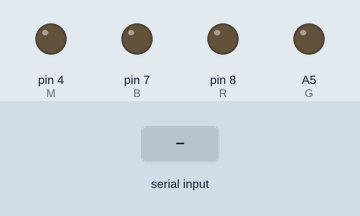
Simulated run of this sketch. Board: Arduino Uno, built with avr-gcc and run on an emulated ATmega328P. On the bench: output pins drawn as LEDs (lit = HIGH). Inputs (shaded band) come from the test bench.

Above: at 1.2 s.
1.3 s: "1" received over Serial
At 1.7 s:
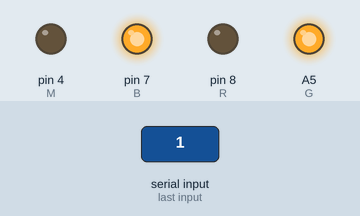
2.8 s: "0" received over Serial
At 4.0 s:
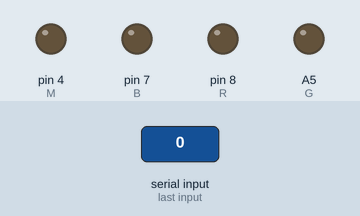
Timing chart, 0 to 5.8 s (numbered marks = the images above; inputs shaded):
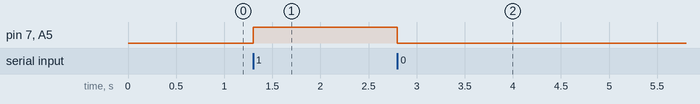

The sketch:

insect_test_LEDs.ino
```cpp
#define R  8
#define G  A5
#define B  7
#define M 4

#define MASTER 0


void setup() {

  pinMode(R, OUTPUT);
  pinMode(G, OUTPUT);
  pinMode(B, OUTPUT);
  pinMode(M, OUTPUT);

  digitalWrite(R, LOW);
  digitalWrite(G, LOW);
  digitalWrite(B, LOW);
  digitalWrite(M, LOW);

  Serial.begin(9600);

}

void loop() {

  if(MASTER==1) {
    Serial.print('1');
    digitalWrite(G, HIGH);
    digitalWrite(B, HIGH);
    delay(1000);
    Serial.print('c');
    digitalWrite(G, LOW);
    digitalWrite(B, LOW);
    delay(1000);
  } else {
    while(Serial.available()) {
      char c = (char)Serial.read();
      if(c == '1') {
        digitalWrite(G, HIGH);
        digitalWrite(B, HIGH);
      } else {
        digitalWrite(G, LOW);
        digitalWrite(B, LOW);
      }
    }
  }

}
```

Measured:
- after the input at 1.3 s, pin 7 (B), A5 (G): LOW → HIGH at once
- after the input at 2.8 s, pin 7 (B), A5 (G): HIGH → LOW at once
